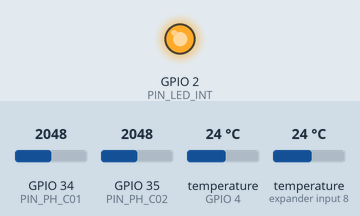
Bench run of a sketch on a simulated ESP32. Shown: output pins drawn as LEDs (lit = HIGH). Inputs (shaded band) come from the test bench; at power-on: GPIO 34 (PIN_PH_C01) = 2048, GPIO 35 (PIN_PH_C02) = 2048, temperature (sensors on GPIO 4, expander input 8) 24 °C (analog values on the 0–4095 scale). WiFi joins after 1.5 s; servers stay silent unless stated; uploads are accepted with an empty reply; what the sketch prints to the serial monitor is not drawn.

Above: at 2.1 s.
At 3.6 s:
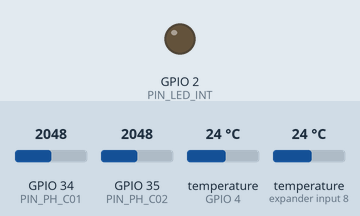
Timing chart, 0 to 5.1 s (numbered marks = the images above):
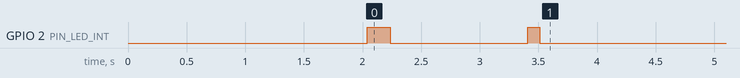

The sketch:

fermentacion_lpet.ino
```cpp
/*
 * fermentacion_lpet.ino
 * Monitor de fermentacion de cafe - La Palma y El Tucan
 *
 * Hardware:
 *   - ESP32 DevKit V1
 *   - 2x sensor pH PH-4502C (GPIO34 y GPIO35)
 *   - 2x DS18B20 en bus 1-Wire compartido (GPIO4)
 *
 * Autor: Sistema Cerebro #1 - La Palma y El Tucan
 * Fecha: 2026-04-08
 */

#include <WiFi.h>
#include <HTTPClient.h>
#include <OneWire.h>
#include <DallasTemperature.h>
#include <ArduinoJson.h>

// =============================================================================
// CREDENCIALES WIFI
// =============================================================================
#define WIFI_SSID     "TU_SSID"
#define WIFI_PASSWORD "TU_PASSWORD"

// =============================================================================
// WEBHOOK n8n
// =============================================================================
#define WEBHOOK_URL "https://tu-n8n-instance.com/webhook/fermentacion"

// =============================================================================
// PINES
// =============================================================================
#define PIN_PH_C01   34
#define PIN_PH_C02   35
#define PIN_ONEWIRE   4
#define PIN_LED_INT   2

// =============================================================================
// CALIBRACION pH
// Medir voltaje con buffer pH 4.0 y pH 7.0, anotar aqui y recompilar
// =============================================================================
#define PH_VOLTAJE_4  3.00    // Voltaje medido con solucion pH 4.0 (Volts)
#define PH_VOLTAJE_7  2.00    // Voltaje medido con solucion pH 7.0 (Volts)

// =============================================================================
// ADC
// =============================================================================
#define ADC_RESOLUCION    4095
#define ADC_VOLTAJE_REF   3.3
#define PH_MUESTRAS       10

// =============================================================================
// INTERVALOS
// =============================================================================
#define INTERVALO_LECTURA_MS   60000UL
#define INTERVALO_ENVIO_MS    300000UL
#define TIMEOUT_WIFI_MS        15000UL
#define TIMEOUT_HTTP_MS         8000

// =============================================================================
// CANECAS
// =============================================================================
#define NOMBRE_C01 "C-01"
#define NOMBRE_C02 "C-02"
#define DESC_C01   "CSP-48 Clarity Select Geisha"
#define DESC_C02   "LPX-500 Lactico Sidra"

// =============================================================================
// OBJETOS GLOBALES
// =============================================================================
OneWire busOneWire(PIN_ONEWIRE);
DallasTemperature sondas(&busOneWire);

float ph_pendiente  = 0.0;
float ph_intercepto = 0.0;

unsigned long ultimaLecturaMs = 0;
unsigned long ultimoEnvioMs   = 0;

struct LecturaCaneca {
  String  id;
  String  descripcion;
  float   ph;
  float   temperatura;
  float   voltaje_raw;
  bool    valida;
};

LecturaCaneca lecturaC01;
LecturaCaneca lecturaC02;
uint8_t erroresWifi = 0;

// =============================================================================
// PROTOTIPOS
// =============================================================================
void   setupWiFi();
void   reconectarWiFi();
float  leerPH(int pin, float &voltaje_out);
bool   leerTemperaturas(float &tempC01, float &tempC02);
void   tomarLecturas();
void   enviarDatos();
void   parpadearLED(int veces, int ms_on, int ms_off);
void   logInfo(String mensaje);
void   logError(String mensaje);

// =============================================================================
// SETUP
// =============================================================================
void setup() {
  Serial.begin(115200);
  delay(500);

  Serial.println("\n========================================");
  Serial.println("  Monitor de Fermentacion - LP&ET");
  Serial.println("  Canecas: C-01 (Geisha) y C-02 (Sidra)");
  Serial.println("========================================\n");

  pinMode(PIN_LED_INT, OUTPUT);
  digitalWrite(PIN_LED_INT, LOW);
  analogReadResolution(12);

  // Calcular curva de calibracion pH = pendiente * V + intercepto
  ph_pendiente  = (7.0 - 4.0) / (PH_VOLTAJE_7 - PH_VOLTAJE_4);
  ph_intercepto = 4.0 - ph_pendiente * PH_VOLTAJE_4;

  logInfo("Calibracion pH:");
  Serial.printf("  Voltaje @ pH 4.0 = %.3f V  |  Voltaje @ pH 7.0 = %.3f V\n",
                PH_VOLTAJE_4, PH_VOLTAJE_7);
  Serial.printf("  Pendiente = %.4f  |  Intercepto = %.4f\n",
                ph_pendiente, ph_intercepto);

  sondas.begin();
  int numSondas = sondas.getDeviceCount();
  logInfo("Sondas DS18B20 detectadas: " + String(numSondas));
  if (numSondas < 2) {
    logError("ADVERTENCIA: se esperaban 2 sondas DS18B20. Verificar cableado.");
  }
  sondas.setResolution(12);
  sondas.setWaitForConversion(false);

  lecturaC01 = { NOMBRE_C01, DESC_C01, 0.0, 0.0, 0.0, false };
  lecturaC02 = { NOMBRE_C02, DESC_C02, 0.0, 0.0, 0.0, false };

  setupWiFi();

  // Primera lectura y envio inmediatos
  tomarLecturas();
  enviarDatos();

  logInfo("Setup completado. Lectura: 60s | Envio: 5min");
}

// =============================================================================
// LOOP
// =============================================================================
void loop() {
  unsigned long ahora = millis();

  if (WiFi.status() != WL_CONNECTED) {
    reconectarWiFi();
  }

  if (ahora - ultimaLecturaMs >= INTERVALO_LECTURA_MS) {
    ultimaLecturaMs = ahora;
    tomarLecturas();
  }

  if (ahora - ultimoEnvioMs >= INTERVALO_ENVIO_MS) {
    ultimoEnvioMs = ahora;
    enviarDatos();
  }
}

// =============================================================================
// setupWiFi: conecta al iniciar, bloquea hasta TIMEOUT_WIFI_MS
// =============================================================================
void setupWiFi() {
  logInfo("Conectando a WiFi: " + String(WIFI_SSID));
  WiFi.mode(WIFI_STA);
  WiFi.begin(WIFI_SSID, WIFI_PASSWORD);

  unsigned long inicio = millis();
  while (WiFi.status() != WL_CONNECTED) {
    if (millis() - inicio > TIMEOUT_WIFI_MS) {
      logError("No se pudo conectar al WiFi en " +
               String(TIMEOUT_WIFI_MS / 1000) + " segundos.");
      parpadearLED(5, 100, 100);
      return;
    }
    delay(500);
    Serial.print(".");
  }
  Serial.println();
  erroresWifi = 0;
  logInfo("WiFi conectado. IP: " + WiFi.localIP().toString());
  parpadearLED(1, 200, 0);
}

// =============================================================================
// reconectarWiFi: reintenta si se pierde la conexion
// =============================================================================
void reconectarWiFi() {
  logError("WiFi desconectado. Intentando reconectar...");
  WiFi.disconnect();
  delay(1000);
  WiFi.begin(WIFI_SSID, WIFI_PASSWORD);

  unsigned long inicio = millis();
  while (WiFi.status() != WL_CONNECTED) {
    if (millis() - inicio > TIMEOUT_WIFI_MS) {
      erroresWifi++;
      logError("Reconexion fallida (intento " + String(erroresWifi) + ").");
      parpadearLED(3, 200, 200);
      return;
    }
    delay(500);
    Serial.print(".");
  }
  Serial.println();
  erroresWifi = 0;
  logInfo("WiFi reconectado. IP: " + WiFi.localIP().toString());
}

// =============================================================================
// leerPH: filtro de mediana + conversion lineal voltaje->pH
// =============================================================================
float leerPH(int pin, float &voltaje_out) {
  int muestras[PH_MUESTRAS];

  for (int i = 0; i < PH_MUESTRAS; i++) {
    muestras[i] = analogRead(pin);
    delay(5);
  }

  // Ordenar de menor a mayor (burbuja)
  for (int i = 0; i < PH_MUESTRAS - 1; i++) {
    for (int j = 0; j < PH_MUESTRAS - 1 - i; j++) {
      if (muestras[j] > muestras[j + 1]) {
        int tmp     = muestras[j];
        muestras[j] = muestras[j + 1];
        muestras[j + 1] = tmp;
      }
    }
  }

  // Descartar 2 extremos de cada lado, promediar los 6 del centro
  int descarte = 2;
  int validas  = PH_MUESTRAS - 2 * descarte;
  long suma    = 0;
  for (int i = descarte; i < PH_MUESTRAS - descarte; i++) {
    suma += muestras[i];
  }
  float adc_promedio = (float)suma / validas;

  voltaje_out = adc_promedio * ADC_VOLTAJE_REF / ADC_RESOLUCION;

  float ph = ph_pendiente * voltaje_out + ph_intercepto;

  if (ph < 2.5 || ph > 9.0) {
    logError("pH fuera de rango (" + String(ph, 2) +
             ") en pin " + String(pin) + ". Verificar sensor.");
    return -1.0;
  }

  return ph;
}

// =============================================================================
// leerTemperaturas: lee ambas sondas DS18B20
// =============================================================================
bool leerTemperaturas(float &tempC01, float &tempC02) {
  sondas.requestTemperatures();
  delay(800);  // 750 ms necesarios para resolucion 12 bits

  int numSondas = sondas.getDeviceCount();

  if (numSondas == 0) {
    logError("No se encontraron sondas DS18B20. Verificar bus 1-Wire.");
    tempC01 = -127.0;
    tempC02 = -127.0;
    return false;
  }

  tempC01 = sondas.getTempCByIndex(0);

  if (numSondas >= 2) {
    tempC02 = sondas.getTempCByIndex(1);
  } else {
    logError("Solo 1 sonda detectada. Asignando mismo valor a C-02.");
    tempC02 = tempC01;
  }

  bool ok = true;
  if (tempC01 == DEVICE_DISCONNECTED_C || tempC01 < 5.0 || tempC01 > 50.0) {
    logError("Temperatura C-01 invalida: " + String(tempC01, 1) + " C");
    ok = false;
  }
  if (tempC02 == DEVICE_DISCONNECTED_C || tempC02 < 5.0 || tempC02 > 50.0) {
    logError("Temperatura C-02 invalida: " + String(tempC02, 1) + " C");
    ok = false;
  }

  return ok;
}

// =============================================================================
// tomarLecturas: orquesta pH + temperatura, actualiza estructuras globales
// =============================================================================
void tomarLecturas() {
  logInfo("--- Tomando lecturas ---");

  float tempC01 = 0.0, tempC02 = 0.0;
  bool tempOk = leerTemperaturas(tempC01, tempC02);

  float voltajeC01 = 0.0;
  float phC01 = leerPH(PIN_PH_C01, voltajeC01);

  float voltajeC02 = 0.0;
  float phC02 = leerPH(PIN_PH_C02, voltajeC02);

  lecturaC01.ph          = phC01;
  lecturaC01.temperatura = tempC01;
  lecturaC01.voltaje_raw = voltajeC01;
  lecturaC01.valida      = (phC01 > 0.0) && tempOk;

  lecturaC02.ph          = phC02;
  lecturaC02.temperatura = tempC02;
  lecturaC02.voltaje_raw = voltajeC02;
  lecturaC02.valida      = (phC02 > 0.0) && tempOk;

  Serial.printf("  [C-01] pH: %.2f | Temp: %.1f C | Voltaje: %.3f V | %s\n",
                lecturaC01.ph, lecturaC01.temperatura, lecturaC01.voltaje_raw,
                lecturaC01.descripcion.c_str());
  Serial.printf("  [C-02] pH: %.2f | Temp: %.1f C | Voltaje: %.3f V | %s\n",
                lecturaC02.ph, lecturaC02.temperatura, lecturaC02.voltaje_raw,
                lecturaC02.descripcion.c_str());

  if (!lecturaC01.valida || !lecturaC02.valida) {
    parpadearLED(2, 150, 150);
  }
}

// =============================================================================
// enviarDatos: HTTP POST al webhook con JSON de ambas canecas
// =============================================================================
void enviarDatos() {
  if (WiFi.status() != WL_CONNECTED) {
    logError("Sin WiFi. No se puede enviar datos.");
    reconectarWiFi();
    if (WiFi.status() != WL_CONNECTED) return;
  }

  logInfo("Enviando datos al webhook...");

  StaticJsonDocument<512> doc;
  doc["timestamp"]   = millis() / 1000;
  doc["dispositivo"] = "ESP32-FERMENTACION-LPET";

  JsonArray lecturas = doc.createNestedArray("lecturas");

  JsonObject c01 = lecturas.createNestedObject();
  c01["caneca_id"]      = lecturaC01.id;
  c01["descripcion"]    = lecturaC01.descripcion;
  c01["ph"]             = serialized(String(lecturaC01.ph, 2));
  c01["temperatura"]    = serialized(String(lecturaC01.temperatura, 1));
  c01["voltaje_raw_ph"] = serialized(String(lecturaC01.voltaje_raw, 3));
  c01["lectura_valida"] = lecturaC01.valida;

  JsonObject c02 = lecturas.createNestedObject();
  c02["caneca_id"]      = lecturaC02.id;
  c02["descripcion"]    = lecturaC02.descripcion;
  c02["ph"]             = serialized(String(lecturaC02.ph, 2));
  c02["temperatura"]    = serialized(String(lecturaC02.temperatura, 1));
  c02["voltaje_raw_ph"] = serialized(String(lecturaC02.voltaje_raw, 3));
  c02["lectura_valida"] = lecturaC02.valida;

  String payload;
  serializeJson(doc, payload);
  Serial.println("  Payload: " + payload);

  HTTPClient http;
  http.begin(WEBHOOK_URL);
  http.addHeader("Content-Type", "application/json");
  http.setTimeout(TIMEOUT_HTTP_MS);

  int httpCode = http.POST(payload);

  if (httpCode > 0) {
    logInfo("HTTP POST OK. Codigo: " + String(httpCode));
    parpadearLED(1, 100, 0);
  } else {
    logError("Error HTTP: " + http.errorToString(httpCode));
    parpadearLED(4, 100, 100);
  }

  http.end();
}

// =============================================================================
// parpadearLED
// =============================================================================
void parpadearLED(int veces, int ms_on, int ms_off) {
  for (int i = 0; i < veces; i++) {
    digitalWrite(PIN_LED_INT, HIGH);
    if (ms_on  > 0) delay(ms_on);
    digitalWrite(PIN_LED_INT, LOW);
    if (ms_off > 0) delay(ms_off);
  }
}

// =============================================================================
// LOG
// =============================================================================
void logInfo(String mensaje) {
  Serial.println("[INFO]  " + mensaje);
}

void logError(String mensaje) {
  Serial.println("[ERROR] " + mensaje);
}
```
